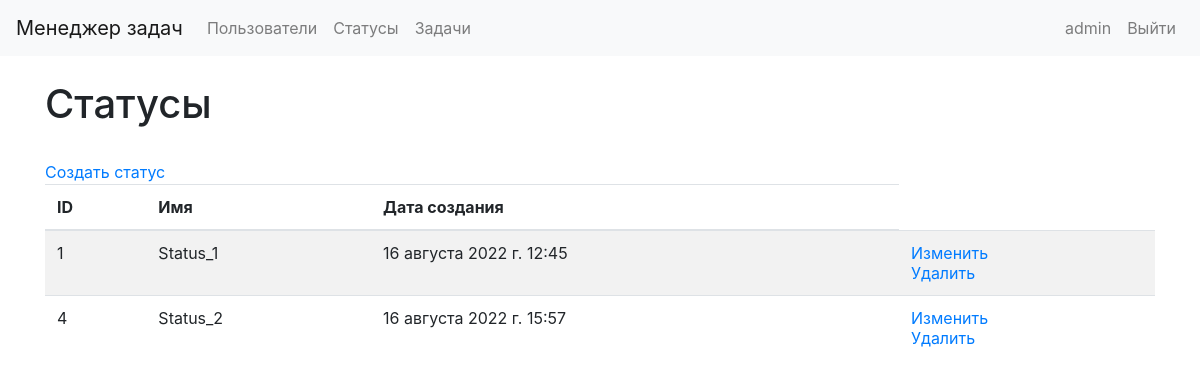
/statuses/ (signed in), run on an earlier commit of the app's database.
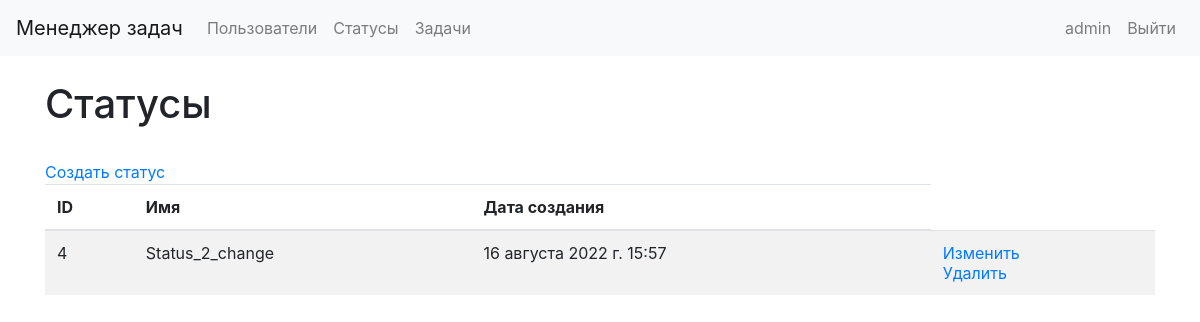
And on a later commit of the database.
### task_manager/models.py (models this page shows, shortened)
class Status(models.Model):
    name = models.CharField(max_length=100, unique=True)
    time_create = models.DateTimeField(auto_now_add=True)

### task_manager/views.py (the view)
# urls.py: path('statuses/', views.StatusList.as_view(), name='statuses_list'),
class StatusList(LoginRequiredMixin, ListView):
    model = Status
    template_name = "statuses_list.html"
    login_url = reverse_lazy('user_login')
    def dispatch(self, request, *args, **kwargs):
        if not request.user.is_authenticated:
            messages.error(request, _("Вы не авторизованы! Пожалуйста, выполните вход."))
            return redirect('user_login')
        return super().dispatch(request, *args, **kwargs)

### task_manager/templates/statuses_list.html
{% extends 'base.html' %}
{% load i18n %}
{% block content %}
    <div class="container wrapper flex-grow-1">
        <br>
        <h1>{% translate "Статусы" %}</h1>
        <br>
        <a href="{% url 'statuses_create' %}">{% translate "Создать статус" %}</a>
        <table class="table table-striped">
            <thead>
                <tr>
                    <th>{% translate "ID" %}</th>
                    <th>{% translate "Имя" %}</th>
                    <th>{% translate "Дата создания" %}</th>
                </tr>
            </thead>
            <tbody>
                {% for s in object_list %}
                <tr>
                    <td>{{s.id}}</td>
                    <td>{{s.name}}</td>
                    <td>{{s.time_create}}</td>
                    <td>
                        <a href="{% url 'statuses_update' pk=s.id %}">{% translate "Изменить" %}</a>
                        <br>
                        <a href="{% url 'statuses_delete' pk=s.id %}">{% translate "Удалить" %}</a>
                    </td>
                </tr>
                {% endfor %}
            </tbody>
        </table>
    </div>
{% endblock %}

What changed in the data, as far as the page shows it:
removed Status: id "1", name "Status_1", time_create "16 августа 2022 г. 12:45"
changed Status id 4: name "Status_2" → "Status_2_change"
